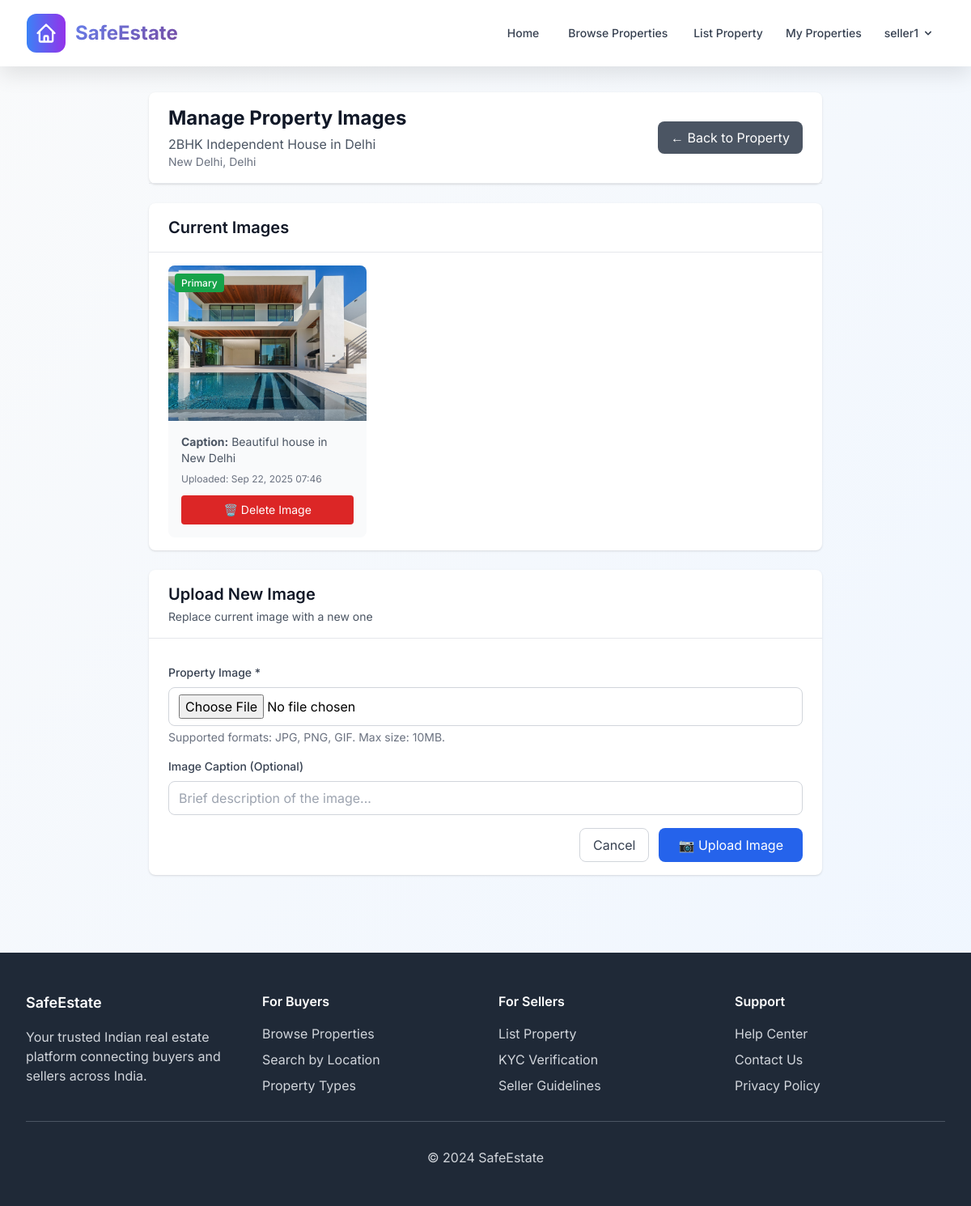
/properties/2/manage-images/ (signed in), run on the app's committed database.
### accounts/models.py (models this page shows, shortened)
class CustomUser(AbstractUser):
    ROLE_CHOICES = [
        ('buyer', 'Buyer'),
        ('seller', 'Seller'),
        ('admin', 'Admin'),
    ]
    role = models.CharField(max_length=10, choices=ROLE_CHOICES, default='buyer')
    phone = models.CharField(max_length=15, blank=True)
    address = models.TextField(blank=True)
    is_verified = models.BooleanField(default=False)
    date_created = models.DateTimeField(auto_now_add=True)

### properties/models.py (models this page shows, shortened)
class Property(models.Model):
    PROPERTY_TYPES = [
        ('plot', 'Plot'),
        ('flat', 'Flat'),
        ('house', 'House'),
        ('commercial', 'Commercial'),
    ]
    STATUS_CHOICES = [
        ('available', 'Available'),
        ('sold', 'Sold'),
        ('pending', 'Pending'),
    ]
    title = models.CharField(max_length=200)
    description = models.TextField()
    price = models.DecimalField(max_digits=12, decimal_places=2)
    property_type = models.CharField(max_length=20, choices=PROPERTY_TYPES)
    state = models.CharField(max_length=50, choices=INDIAN_STATES)
    city = models.CharField(max_length=100)
    pincode = models.CharField(max_length=6)
    address = models.TextField()
    latitude = models.DecimalField(max_digits=9, decimal_places=6, null=True, blank=True)
    longitude = models.DecimalField(max_digits=9, decimal_places=6, null=True, blank=True)
    area = models.DecimalField(max_digits=10, decimal_places=2, help_text='Area in square feet')
    bedrooms = models.IntegerField(null=True, blank=True)
    bathrooms = models.IntegerField(null=True, blank=True)
    seller = models.ForeignKey(User, on_delete=models.CASCADE, related_name='properties')
    status = models.CharField(max_length=20, choices=STATUS_CHOICES, default='available')
    date_created = models.DateTimeField(auto_now_add=True)
    date_updated = models.DateTimeField(auto_now=True)
    class Meta:
        verbose_name_plural = 'Properties'
        ordering = ['-date_created']

class PropertyImage(models.Model):
    property = models.ForeignKey(Property, on_delete=models.CASCADE, related_name='images')
    image = models.ImageField(upload_to='properties/')
    caption = models.CharField(max_length=200, blank=True)
    is_primary = models.BooleanField(default=False)
    date_uploaded = models.DateTimeField(auto_now_add=True)
    class Meta:
        ordering = ['-is_primary', 'date_uploaded']

### properties/views.py (the view, shortened to what this page needs)
# urls.py: path('images/', views.manage_property_images, name='manage_property_images'),
@login_required
def manage_property_images(request, pk):
    property_obj = get_object_or_404(Property, pk=pk)
    if property_obj.seller != request.user:
        messages.error(request, 'You can only manage images for your own properties.')
        return redirect('properties:property_detail', pk=pk)
    context = {
        'property': property_obj,
        'images': property_obj.images.all(),
    }
    return render(request, 'properties/manage_images.html', context)

### templates/properties/manage_images.html (shortened to what this page needs)
{% extends 'base/base.html' %}
{% block content %}
<div class="max-w-4xl mx-auto px-4 sm:px-6 lg:px-8 py-8">
    <div class="bg-white shadow rounded-lg mb-6">
        <div class="px-6 py-4 border-b border-gray-200">
            <div class="flex justify-between items-center">
                <div>
                    <h1 class="text-2xl font-bold text-gray-900">Manage Property Images</h1>
                    <p class="text-gray-600 mt-1">{{ property.title }}</p>
                    <p class="text-sm text-gray-500">{{ property.city }}, {{ property.get_state_display }}</p>
                </div>
                <a href="{% url 'properties:property_detail' property.pk %}"
                   class="bg-gray-600 text-white px-4 py-2 rounded-lg hover:bg-gray-700 transition">
                    ← Back to Property
                </a>
            </div>
        </div>
    </div>
    <div class="bg-white shadow rounded-lg mb-6">
        <div class="px-6 py-4 border-b border-gray-200">
            <h2 class="text-xl font-semibold text-gray-900">Current Images</h2>
        </div>
        <div class="px-6 py-4">
            {% if images %}
                <div class="grid grid-cols-1 md:grid-cols-2 lg:grid-cols-3 gap-6">
                    {% for image in images %}
                        <div class="bg-gray-50 rounded-lg overflow-hidden">
                            <div class="h-48 bg-gray-200 relative">
                                <img src="{{ image.image.url }}"
                                     alt="{{ image.caption|default:property.title }}"
                                     class="w-full h-full object-cover transition-transform duration-300 hover:scale-105"
                                     loading="lazy"
                                     onclick="openImageModal(this.src)"
                                     onerror="this.style.display='none'; this.nextElementSibling.style.display='flex';">
                                {% if image.is_primary %}
                                    <div class="absolute top-2 left-2">
                                        <span class="bg-green-600 text-white px-2 py-1 rounded text-xs font-medium">
                                            Primary
                                        </span>
                                    </div>
                                {% endif %}
                            </div>
                            <div class="p-4">
                                <p class="text-sm text-gray-600 mb-2">
                                    <strong>Caption:</strong> {{ image.caption|default:"No caption" }}
                                </p>
                                <p class="text-xs text-gray-500 mb-3">
                                    Uploaded: {{ image.date_uploaded|date:"M d, Y H:i" }}
                                </p>
                                <form method="post" class="inline" onsubmit="return confirm('Are you sure you want to delete this image?')">
                                    <button type="submit" name="delete_image"
                                            class="w-full bg-red-600 text-white px-3 py-2 rounded text-sm hover:bg-red-700 transition">
                                        🗑️ Delete Image
                                    </button>
                                </form>
                            </div>
                        </div>
                    {% endfor %}
                </div>
            {% endif %}
        </div>
    </div>
    <div class="bg-white shadow rounded-lg">
        <div class="px-6 py-4 border-b border-gray-200">
            <h2 class="text-xl font-semibold text-gray-900">Upload New Image</h2>
            <p class="text-gray-600 text-sm mt-1">Replace current image with a new one</p>
        </div>
        <div class="px-6 py-4">
            <form method="post" enctype="multipart/form-data" class="space-y-4">
                <div>
                    <label for="image" class="block text-sm font-medium text-gray-700 mb-2">
                        Property Image *
                    </label>
                    <input type="file"
                           id="image"
                           name="image"
                           accept="image/*"
                           required
                           class="w-full px-3 py-2 border border-gray-300 rounded-lg focus:outline-none focus:ring-2 focus:ring-blue-500">
                    <p class="text-sm text-gray-500 mt-1">
                        Supported formats: JPG, PNG, GIF. Max size: 10MB.
                    </p>
                </div>
                <div>
                    <label for="caption" class="block text-sm font-medium text-gray-700 mb-2">
                        Image Caption (Optional)
                    </label>
                    <input type="text"
                           id="caption"
                           name="caption"
                           maxlength="200"
                           placeholder="Brief description of the image..."
                           class="w-full px-3 py-2 border border-gray-300 rounded-lg focus:outline-none focus:ring-2 focus:ring-blue-500">
                </div>
                <div class="flex justify-end space-x-3">
                    <a href="{% url 'properties:property_detail' property.pk %}"
                       class="px-4 py-2 border border-gray-300 rounded-lg text-gray-700 bg-white hover:bg-gray-50 transition">
                        Cancel
                    </a>
                    <button type="submit"
                            name="upload_image"
                            class="px-6 py-2 bg-blue-600 text-white rounded-lg hover:bg-blue-700 transition">
                        📷 Upload Image
                    </button>
                </div>
            </form>
        </div>
    </div>
</div>
{% endblock %}

### templates/base/base.html (shortened to what this page needs)
<!DOCTYPE html>
<html lang="en">
<head>
    <script src="https://cdn.tailwindcss.com"></script>
</head>
<body class="bg-gradient-to-br from-gray-50 to-blue-50 min-h-screen">
    <nav class="glass-effect navbar-shadow sticky top-0 z-50">
        <div class="max-w-7xl mx-auto px-4 sm:px-6 lg:px-8">
            <div class="flex justify-between items-center h-20">
                <div class="flex items-center">
                    <a href="{% url 'home' %}" class="flex items-center space-x-3 group">
                        <div class="w-12 h-12 bg-gradient-to-r from-blue-500 to-purple-600 rounded-xl flex items-center justify-center transform group-hover:scale-110 transition-transform duration-300">
                            <svg class="w-7 h-7 text-white" fill="none" stroke="currentColor" viewBox="0 0 24 24">
                                <path stroke-linecap="round" stroke-linejoin="round" stroke-width="2" d="M3 12l2-2m0 0l7-7 7 7M5 10v10a1 1 0 001 1h3m10-11l2 2m-2-2v10a1 1 0 01-1 1h-3m-6 0a1 1 0 001-1v-4a1 1 0 011-1h2a1 1 0 011 1v4a1 1 0 001 1m-6 0h6"></path>
                            </svg>
                        </div>
                        <span class="text-2xl font-bold text-gradient">SafeEstate</span>
                    </a>
                </div>
                <div class="hidden md:flex items-center space-x-1">
                    <a href="{% url 'home' %}" class="text-gray-700 hover:text-blue-600 px-4 py-2 rounded-xl text-sm font-medium transition-all duration-200 hover:bg-blue-50">
                        Home
                    </a>
                    <a href="{% url 'properties:property_list' %}" class="text-gray-700 hover:text-blue-600 px-4 py-2 rounded-xl text-sm font-medium transition-all duration-200 hover:bg-blue-50">
                        Browse Properties
                    </a>
                    {% if user.is_authenticated %}
                        {% if user.role == 'seller' %}
                            <a href="{% url 'properties:add_property' %}" class="text-gray-700 hover:text-blue-600 px-3 py-2 rounded-md text-sm font-medium">
                                List Property
                            </a>
                            <a href="{% url 'properties:my_properties' %}" class="text-gray-700 hover:text-blue-600 px-3 py-2 rounded-md text-sm font-medium">
                                My Properties
                            </a>
                        {% elif user.role == 'buyer' %}
                            <a href="{% url 'properties:my_visit_requests' %}" class="text-gray-700 hover:text-blue-600 px-3 py-2 rounded-md text-sm font-medium">
                                My Visits
                            </a>
                        {% elif user.role == 'admin' %}
                            <a href="{% url 'admin_panel:dashboard' %}" class="text-gray-700 hover:text-blue-600 px-3 py-2 rounded-md text-sm font-medium">
                                Admin Panel
                            </a>
                        {% endif %}
                        <div class="relative group">
                            <button class="flex items-center text-gray-700 hover:text-blue-600 px-3 py-2 rounded-md text-sm font-medium" onclick="toggleUserDropdown()">
                                {{ user.username }}
                                <svg class="ml-1 h-4 w-4" fill="currentColor" viewBox="0 0 20 20">
                                    <path fill-rule="evenodd" d="M5.293 7.293a1 1 0 011.414 0L10 10.586l3.293-3.293a1 1 0 111.414 1.414l-4 4a1 1 0 01-1.414 0l-4-4a1 1 0 010-1.414z" clip-rule="evenodd"></path>
                                </svg>
                            </button>
                        </div>
                    {% endif %}
                </div>
            </div>
        </div>
    </nav>
    <main>
        {% block content %}{% endblock %}
    </main>
    <footer class="bg-gray-800 text-white mt-16">
        <div class="max-w-7xl mx-auto px-4 sm:px-6 lg:px-8 py-12">
            <div class="grid grid-cols-1 md:grid-cols-4 gap-8">
                <div>
                    <h3 class="text-lg font-semibold mb-4">SafeEstate</h3>
                    <p class="text-gray-300">Your trusted Indian real estate platform connecting buyers and sellers across India.</p>
                </div>
                <div>
                    <h4 class="text-md font-semibold mb-4">For Buyers</h4>
                    <ul class="space-y-2 text-gray-300">
                        <li><a href="{% url 'properties:property_list' %}" class="hover:text-white">Browse Properties</a></li>
                        <li><a href="#" class="hover:text-white">Search by Location</a></li>
                        <li><a href="#" class="hover:text-white">Property Types</a></li>
                    </ul>
                </div>
                <div>
                    <h4 class="text-md font-semibold mb-4">For Sellers</h4>
                    <ul class="space-y-2 text-gray-300">
                        {% if user.is_authenticated and user.role == 'seller' %}
                            <li><a href="{% url 'properties:add_property' %}" class="hover:text-white">List Property</a></li>
                            <li><a href="{% url 'accounts:seller_kyc' %}" class="hover:text-white">KYC Verification</a></li>
                        {% else %}
                            <li><a href="{% url 'accounts:register' %}" class="hover:text-white">Become a Seller</a></li>
                        {% endif %}
                        <li><a href="#" class="hover:text-white">Seller Guidelines</a></li>
                    </ul>
                </div>
                <div>
                    <h4 class="text-md font-semibold mb-4">Support</h4>
                    <ul class="space-y-2 text-gray-300">
                        <li><a href="#" class="hover:text-white">Help Center</a></li>
                        <li><a href="#" class="hover:text-white">Contact Us</a></li>
                        <li><a href="#" class="hover:text-white">Privacy Policy</a></li>
                    </ul>
                </div>
            </div>
            <div class="border-t border-gray-600 mt-8 pt-8 text-center text-gray-300">
                <p>&copy; 2024 SafeEstate</p>
            </div>
        </div>
    </footer>
</body>
</html>

### templates/base/base.html (style rules this page uses)
* { font-family: 'Inter', sans-serif; }
.navbar-shadow { box-shadow: 0 10px 25px rgba(0,0,0,.1); }
.glass-effect { background: rgba(255, 255, 255, 0.95); backdrop-filter: blur(10px); border: 1px solid rgba(255, 255, 255, 0.2); }
.text-gradient { background: linear-gradient(135deg, #667eea 0%, #764ba2 100%); -webkit-background-clip: text; -webkit-text-fill-color: transparent; background-clip: text; }

### data on the page
CustomUser: username "seller1"
Property: title "2BHK Independent House in Delhi", city "New Delhi", state "Delhi"
PropertyImage: image (picture), is_primary "Primary", caption "Beautiful house in New Delhi", date_uploaded "Sep 22, 2025 07:46"
